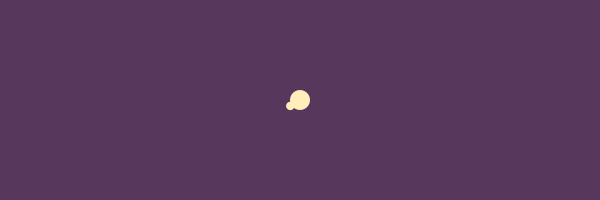
Frame 1 (no input)
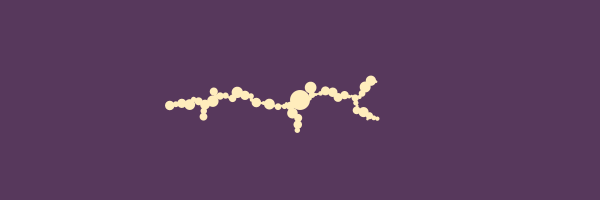
Frame 60 (the mouse pressed at the canvas centre just before this capture)
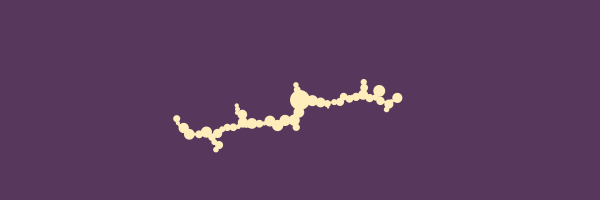
Frame 120 (the mouse held since frame 60 and released just before this capture)

The Processing sketch that drew these frames (run headless with seeded random() and noise(); from frame 60 on, the mouse is pressed at the canvas centre):

// Processing sketch: processing_154495
// ── processing_154495.pde

float[] xPos = null;
float[] yPos = null;
float[] radius = null;

int maxAnzahlDerPunkte = 1000; // Anzahl der Elemente, die jedes Array aufnehmen kann
int fuellStand = 0;  // anzahl der Elemente, die zum aktuellen Zeitpunkt tatsächlich in den Arrays liegen 

int minRad = 1;
int maxRad = 6;


void setup() {
  size(600, 200);
  smooth();

  xPos = new float[ maxAnzahlDerPunkte];
  yPos = new float[ maxAnzahlDerPunkte];
  radius = new float[ maxAnzahlDerPunkte];

  // ersten Punkt in die Arrays legen
  xPos[0] = width/2;
  yPos[0] = height/2;
  radius[0] = 10;

  // fuellestand um 1 erhoehen, damit beim nächsten Hinzufügen die nächsten Arrayeinträge befüllt werden
  fuellStand = fuellStand + 1;
}


void draw() {

  background(#57385c);
  noStroke();
  fill (#ffedbc);

  if (fuellStand < xPos.length) {
    addPoint();
  }
  drawPoint();
}

void drawPoint() {
  // alles zeichnen
  int j = 0;
  while (j < fuellStand) {

    ellipse( xPos[j], yPos[j], 2 * radius[j], 2 * radius[j]);
    j = j + 1;
  }
}

void addPoint() {
  float newR = random(minRad, maxRad);
  float newX = random(newR, width-newR);
  float newY = random(newR, height-newR);

  float closestDist = 100000000;
  int closestIndex = 0;

  // which circle is the closest?
  int i = 0;
  while (i < fuellStand) {
    float distance = dist(newX, newY, xPos[i], yPos[i]);
    if (distance < closestDist) {
      closestDist = distance;
      closestIndex = i;
    }
    i = i + 1;
  }

  // berechnung des Winkels zwischen gefundenen, nähsten Punkt und dem neuem Punkt
  float angle = atan2(newY-yPos[closestIndex], newX-xPos[closestIndex]);

  // berechnung des abstandes zu neuem Punkt, so dass keine Überschneidung entsteht
  float noIntersectionDistance = newR + radius[closestIndex];

  // aktualisierung des standorts des neuen Punktes
  newX = xPos[closestIndex] + cos(angle) * noIntersectionDistance * 0.8;
  newY = yPos[closestIndex] + sin(angle) * noIntersectionDistance * 0.8;

  // hinzufügen des neuen Punktes zu den Arrays
  xPos[fuellStand] = newX;
  yPos[fuellStand] = newY;
  radius[fuellStand] = newR;

  // fuellestand um 1 erhoehen, damit beim nächsten Hinzufügen die nächsten Arrayeinträge befüllt werden
  fuellStand = fuellStand + 1;
}

void mousePressed ()
{
  xPos[fuellStand] = random(maxRad, width-maxRad);
  yPos[fuellStand] = random(maxRad, height-maxRad);
  radius[fuellStand] = random(minRad, maxRad);
  fuellStand = 1;
}
